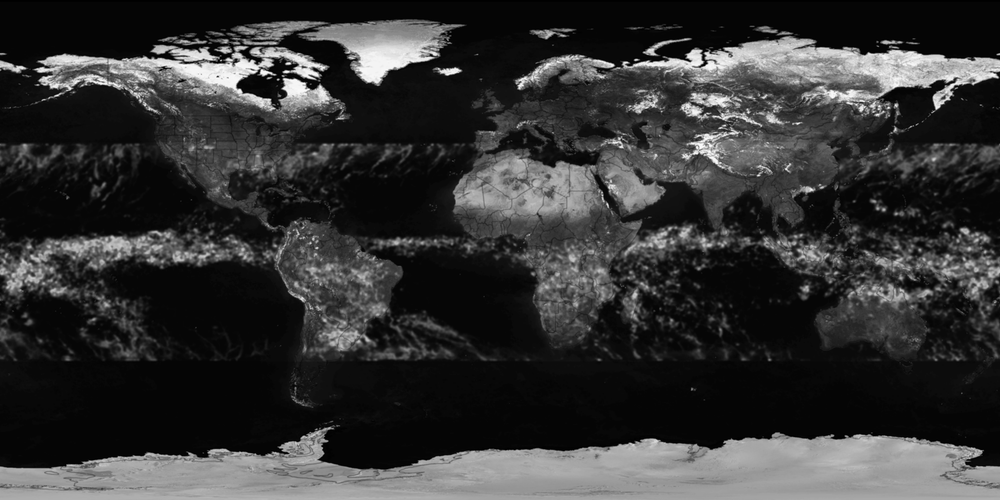
%> input picture Chp 6/6.3 Pseudocolor Image Processing/6.3.1 Intensity Slicing/Example 6.4/rainfall_map.tif, 1000 x 500 px, shrunk from 2700 x 1349 before the run
$ octave example_6_4.m   (GNU Octave 9; MATLAB toolbox functions it lacks are replaced by stand-ins)
%> lines starting %> are read from the running program, lines starting %| are printed output that depends on the picture
% Example 6.3 in book (Picker thyroid phantom)

%% Reading img
img = imread('rainfall_map.tif');
%> img is the input picture: size 500x1000 uint8; min 0, max 255, mean 52.1


%% False coloring
hsv_img = zeros(size(img, 1), size(img, 2), 3);
hsv_img(:, :, 1) = ((1 - img ./ max(img(:))) * 197);
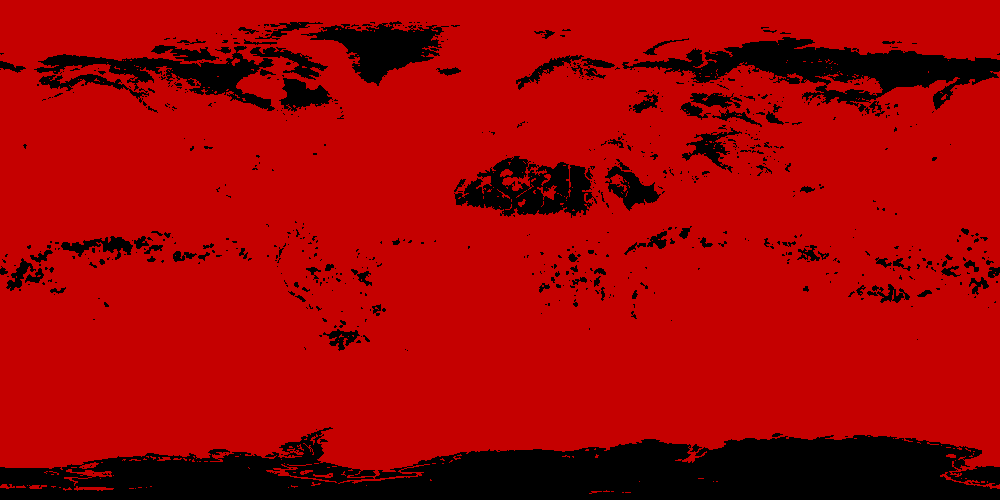
%> hsv_img: size 500x1000x3 double; mean R, G, B 163, 0, 0
hsv_img(:, :, 2) = 75;
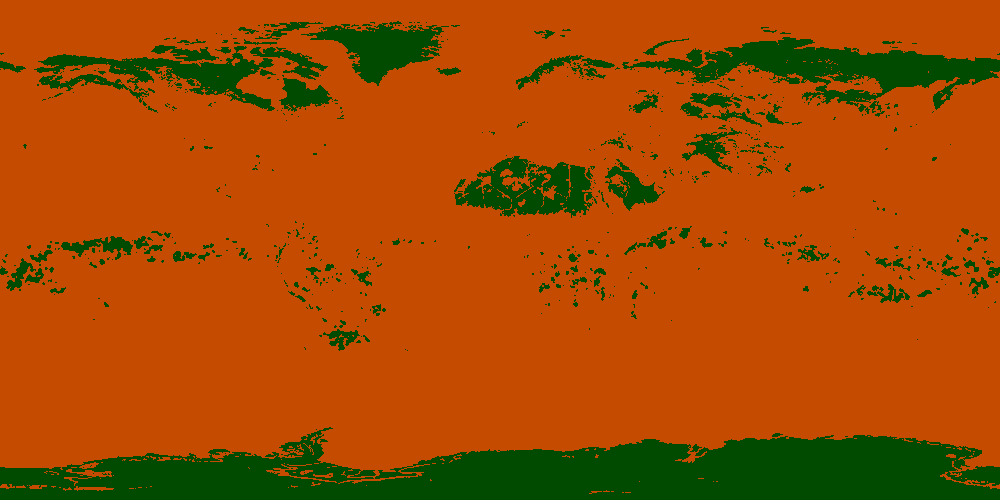
%> hsv_img: size 500x1000x3 double; mean R, G, B 163, 75, 0
hsv_img(:, :, 3) = 100;
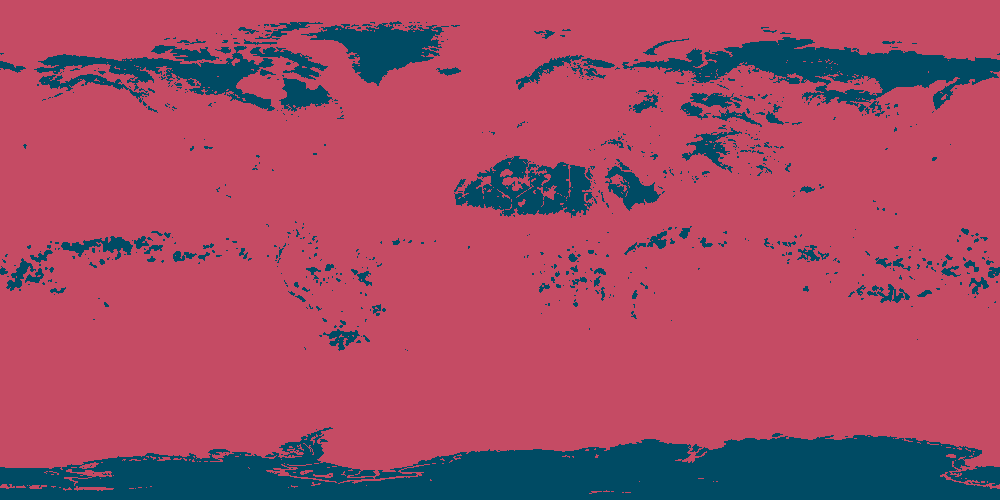
%> hsv_img: size 500x1000x3 double; mean R, G, B 163, 75, 100


colored_img = uint8(hsv2rgb(hsv_img));
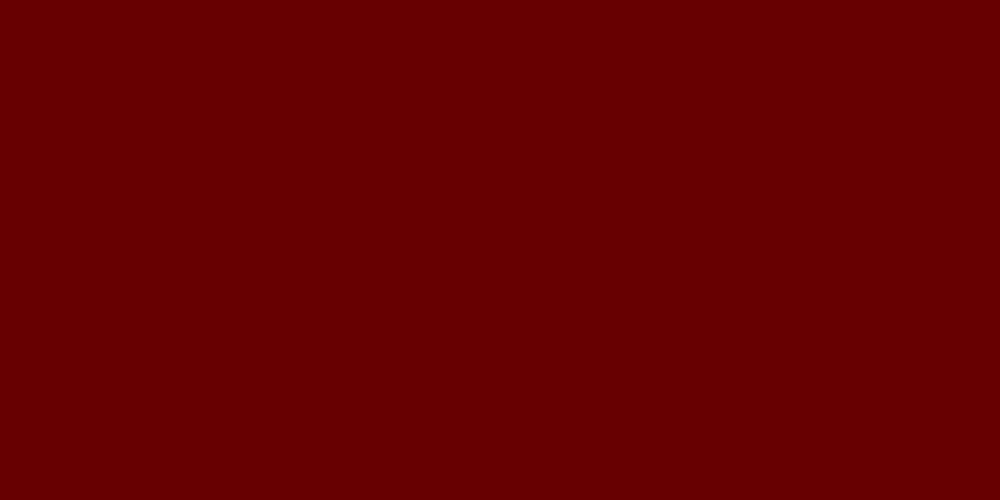
%> colored_img: size 500x1000x3 uint8; mean R, G, B 100, 0, 0


%% Plotting
subplot(2, 1, 1); imshow(img); title('Original img');
subplot(2, 1, 2); imshow(colored_img); title('Colored img');
